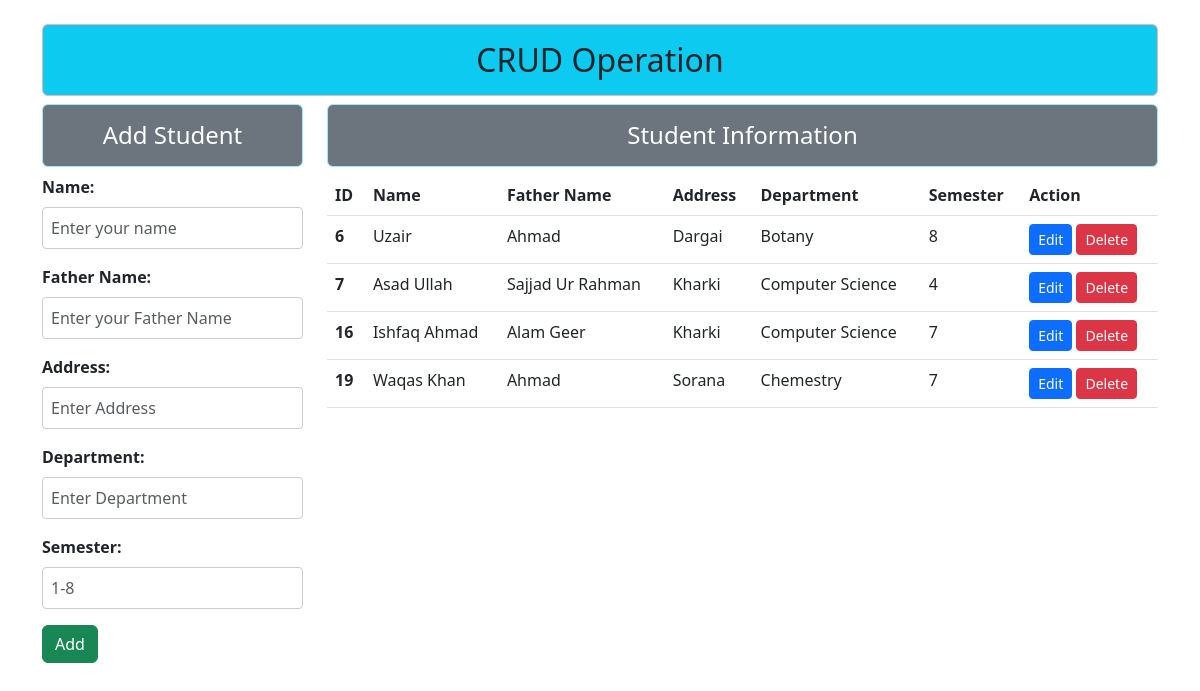
The page / on the database its author committed.
### enroll/models.py (models this page shows)
class User(models.Model):
    name = models.CharField(max_length=25)
    f_name = models.CharField(max_length=25)
    address = models.CharField(max_length=30)
    department = models.CharField(max_length=25)
    semester = models.IntegerField()

### enroll/views.py (the view)
# urls.py: path('', views.add_display, name="detail"),
def add_display(request):
    if request.method == 'POST':
        form = RegistrationForm(request.POST)
        if form.is_valid():
            form.cleaned_data
            form.save()
            form = RegistrationForm()
    else:
        form = RegistrationForm()
    row = User.objects.all()
    return render(request, 'enroll/add_show.html', {"form": form, "stu": row})

### enroll/templates/enroll/add_show.html (shortened to what this page needs)
{% extends 'enroll/base.html' %}
{% load static %}
{% block style %}
    {{ block.super}}
    <link rel="stylesheet" href="{% static 'enroll/css/style.css' %}">
{% endblock style %}
{% block content %}
    <div class="row">
        <div class="col-sm-3">
            <h4 class="text-center alert alert-info p-3 mb-2 bg-secondary text-white">Add Student</h4>
            <form action="" method="POST" novalidate>
                    {% for field in form %}
                        <div class="form {% if field.errors %} errors {% endif %}">
                            {{ field.label_tag }}
                            {{ field }}
                        </div>
                    {% endfor %}
                    <input type="submit" class="btn btn-success mb-2" value="Add">
            </form>
        </div>
        <div class="col-sm-9">
            <h4 class="text-center alert alert-info p-3 mb-2 bg-secondary text-white" >Student Information</h4>
            {% if stu %}
            <table class="table table-hover">
                <thead>
                    <tr>
                        <th scope="col">ID</th>
                        <th scope="col">Name</th>
                        <th scope="col">Father Name</th>
                        <th scope="col">Address</th>
                        <th scope="col">Department</th>
                        <th scope="col">Semester</th>
                        <th scope="col">Action</th>
                    </tr>
                </thead>
                <tbody>
                    {% for st in stu %}
                        <tr>
                            <th scope="row">{{ st.id }}</th>
                            <td>{{st.name}}</td>
                            <td>{{st.f_name}}</td>
                            <td>{{st.address}}</td>
                            <td>{{st.department}}</td>
                            <td>{{st.semester}}</td>
                            <td>
                                <div class="button-group">
                                    <a href="{% url 'update' st.id %}" class="btn btn-primary btn-sm">Edit</a>
                                    <form action="{% url 'delete' st.id %}" method="POST" class="d-inline">
                                        <input type="submit" class="btn btn-danger btn-sm" value="Delete">
                                    </form>
                                </div>
                            </td>
                        </tr>
                    {% endfor %}
                </tbody>
            </table>
            {% else %}
            <h4 class="text-center alert alert-warning">No Record</h4>
            {% endif %}
        </div>
    </div>
{% endblock content %}

### enroll/templates/enroll/base.html (shortened to what this page needs)
<!DOCTYPE html>
{% load static %}
<html lang="en">
<head>
    {% block style %}
    <link rel="stylesheet" href="{% static 'enroll/css/bootstrap.css' %}">
    {% endblock style %}
</head>
<body>
    <div class="container mt-4">
        <h2 class="text-center alert alert-danger p-3 mb-2 bg-info text-dark">CRUD Operation</h2>
        {% block content %}{% endblock content %}
    </div>
</body>
</html>

### enroll/static/enroll/css/style.css (style rules this page uses)
.button-group { display: inline-block; }
.form { margin-bottom: 1rem; }
.form input { font-family: "Segoe UI"; padding: 0.5rem; border-radius: 4px; border: 1px solid #ccc; }
.form label { font-weight: bold; display: block; margin-bottom: 0.5em; }

### rows shown on the page
User: id "6", name "Uzair", f_name "Ahmad", address "Dargai", department "Botany", semester "8"
User: id "7", name "Asad Ullah", f_name "Sajjad Ur Rahman", address "Kharki", department "Computer Science", semester "4"
User: id "16", name "Ishfaq Ahmad", f_name "Alam Geer", address "Kharki", department "Computer Science", semester "7"
User: id "19", name "Waqas Khan", f_name "Ahmad", address "Sorana", department "Chemestry", semester "7"

### other values the page prints
{{ field.label_tag }} "Name:" "Father Name:" "Address:" "Department:" "Semester:"
